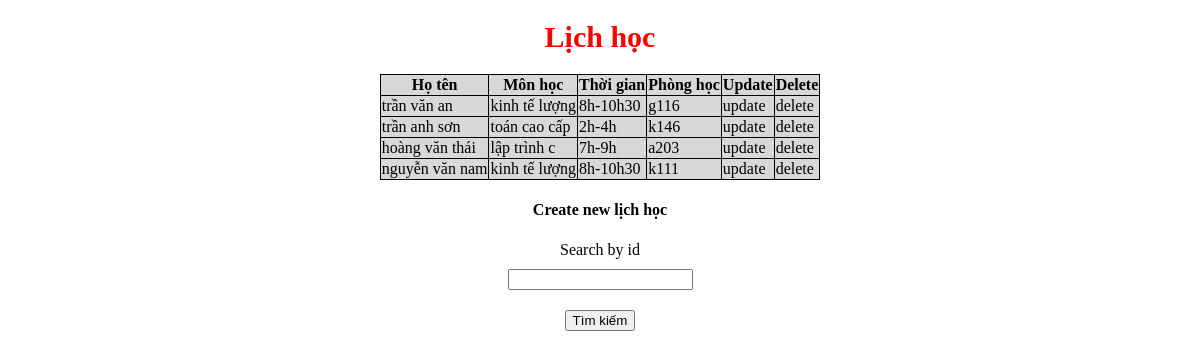
/lichhoc/, run on the app's committed database.
### app_sinhvien/models.py (models this page shows, shortened)
class lichhoc(models.Model):
    hoten=models.CharField(max_length=100,null=False,blank=False)
    tenmonhoc=models.CharField(max_length=100,null=False,blank=False)
    tghoc=models.CharField(max_length=100)
    phonghoc=models.CharField(max_length=10)
    class Meta:
        default_related_name='app_sinhvien'

### app_sinhvien/views.py (the view)
# urls.py: path('lichhoc/',lichhoc_list,name='lichhoc'),
def lichhoc_list(request):
    query=lichhoc.objects.all()
    lich_filter=thongtinfilters(request.GET,queryset=query)
    context={
        'form':lich_filter.form,
        'lich':lich_filter.qs,
    }
    return render(request,'app_sinhvien/lichhoc.html',context)

### app_sinhvien/templates/app_sinhvien/lichhoc.html (shortened to what this page needs)
<!DOCTYPE html>
<html lang="en">
<head>
</head>
<body>
<h1>Lịch học</h1>
<div id="head">
    <center>
    <table>
        <thead>
            <tr>
                <th>Họ tên</th>
                <th>Môn học</th>
                <th>Thời gian</th>
                <th>Phòng học</th>
                <th>Update</th>
                <th>Delete</th>
            </tr>
        </thead>
        <tbody>
            {% for item in lich %}
        <tr>
            <td>{{item.hoten}}</td>
            <td>{{item.tenmonhoc}}</td>
            <td>{{item.tghoc}}</td>
            <td>{{item.phonghoc}}</td>
            <td><a href="{% url "update_lich" item.id %}">update</a></td>
            <td><a href="{% url "delete_lich" item.id %}">delete</a></td>
        </tr>
            {% endfor %}
        </tbody>
    </table>
        <h4><a href="{% url "create_lich" %}">Create new lịch học</a></h4>
    </center>
</div>
<div id="body">
    {% load widget_tweaks %}
    <center>
    <form method="get">
        <label for="">Search by id</label>
        <li>{% render_field form.hoten class="form-control" %}</li>
        <li><button class="btn btn-primary btn-lg btn-block" type="submit">Tìm kiếm</button></li>
    </form>
    </center>
</div>
</body>
</html>

### app_sinhvien/templates/app_sinhvien/lichhoc.html (style rules this page uses)
h1 { color:red; font-size:30px; text-align:center; }
a { color: black; text-decoration: none; }
table,th,td { border:1px solid black; border-collapse:collapse; background: #D8D8D8; }
#body li { padding:10px 0px; list-style:none; }

### data on the page
lichhoc: hoten "trần văn an", tenmonhoc "kinh tế lượng", tghoc "8h-10h30", phonghoc "g116"
lichhoc: hoten "trần anh sơn", tenmonhoc "toán cao cấp", tghoc "2h-4h", phonghoc "k146"
lichhoc: hoten "hoàng văn thái", tenmonhoc "lập trình c", tghoc "7h-9h", phonghoc "a203"
lichhoc: hoten "nguyễn văn nam", tenmonhoc "kinh tế lượng", tghoc "8h-10h30", phonghoc "k111"
